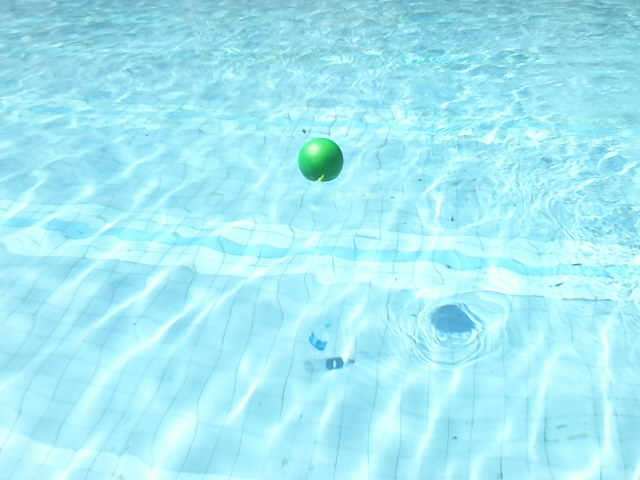
#> input picture Vision jetson/fotos/04b06eb9-2834-4813-a87c-28623c3578e5.png, 640 x 480 px, found by its file name; its folder holds 4 pictures in this run
$ python buoy_DBSCAN.py   (Python 2 division)
#> lines starting #> are read from the running program, lines starting #| are printed output that depends on the picture; after the words box and inside, x2 and y2 are one past the last pixel; in counts of white or black regions, pixels touching at a corner belong together
import cv2
import numpy as np
import os
import math
import time
tecla=-1
minVal=0
maxVal=47

def DBSCAN(array, epsylon, minPts):
	start_time = time.time()
	puntos=np.argwhere(array==255)
	distance_matrix_eu=np.zeros((len(puntos),len(puntos)),dtype=np.float32)
	distance_matrix_man=np.zeros((len(puntos),len(puntos)),dtype=np.int32)
	#print(len(puntos))
	#print puntos
	for a in range(0,len(puntos)):
		distance_matrix_eu[a][a]=9999
		distance_matrix_man[a][a]=9999
		for b in range(a+1,len(puntos)):
			#print puntos[a][0],puntos[a][1]
			#print puntos[b][0],puntos[b][1]
			#distancia euclidiana
			y=pow((puntos[a][0]-puntos[b][0]),2)
			x=pow((puntos[a][1]-puntos[b][1]),2)
			dist=math.sqrt(x+y)
			distance_matrix_eu[a][b]=dist
			distance_matrix_eu[b][a]=dist

			#distancia manhattan
			dist=abs(puntos[a][0]-puntos[b][0])+abs(puntos[a][1]-puntos[b][1])
			distance_matrix_man[a][b]=dist
			distance_matrix_man[b][a]=dist


	#print(distance_matrix_eu)


	links=np.argwhere(distance_matrix_eu<epsylon)

	segmentation_vector=np.zeros(len(puntos),dtype=np.uint8)

	counter=1
	for i,link in enumerate(links):
		#print 'iteration ', i
		point1=puntos[link[0]]
		point2=puntos[link[1]]
		#print point1,point2
		#print link[0],link[1]
		A=link[0]
		B=link[1]

		if ( segmentation_vector[A]==0 and segmentation_vector[B]==0 ):
			segmentation_vector[A]=counter
			segmentation_vector[B]=counter
			counter+=1
		elif(segmentation_vector[A]==0 or segmentation_vector[B]==0):
			if segmentation_vector[A]>segmentation_vector[B]:
				segmentation_vector[B]=segmentation_vector[A]
			else:
				segmentation_vector[A]=segmentation_vector[B]


	num_objetos=np.amax(segmentation_vector)
	print(num_objetos)

	contornos=[]

	print segmentation_vector

	obstacles=np.zeros(array.shape,dtype=np.uint8)
	for i in range(1,num_objetos):
		print 'Iteracion ',i
		indexes=np.argwhere(segmentation_vector==i)
		#print indexes
		contor=puntos[indexes]

		#print contor
		#print ' '

		if len(contor)>minPts:
			(x,y),radius = cv2.minEnclosingCircle(contor)
			center = (int(y),int(x))
			radius = int(radius)
			cv2.circle(obstacles,center,radius,255,2)


	elapsed_time = time.time() - start_time
	print 'Elapsed Time ',elapsed_time
	cv2.imshow('obstacles',obstacles)


gl=np.array([  71.49535277,  150.41099537,    2.82631499])
gu=np.array([ 144.98700017,  229.38312228,   86.85799873])

yl=np.array([   0,          185.84549612,  214.80200567])
yu=np.array([  40.74302368,  247.40295108,  259.97206265])

bl=np.array([ 78.12765314,  26.00777318,   0.        ])
bu=np.array([ 148.10418077,   80.51817838,   53.99514731])

rl=np.array([   0,            0,          115.39777469])
ru=np.array([  43.71792393,   47.60779081,  239.44837916])


hsblue=np.array([ 107.19552311,  184.64772921,  102.44292567])
hsblue=np.array([ 109.66161975,  218.94410753,  164.98564576])


path='/home/ubuntu/Roboboat/fotos/'
files=os.listdir(path)

for image_file in files:
	image=cv2.imread(path+image_file)
#> image is the input picture: shape (480, 640, 3); mean B, G, R 244.2, 234.2, 165.7
	cv2.imshow("image",image)


	azul=cv2.inRange(image,bl, bu)
#> azul: shape (480, 640); every value is 0
	rojo=cv2.inRange(image,rl, ru)
	amarillo=cv2.inRange(image,yl, yu)
	verde=cv2.inRange(image,gl, gu)
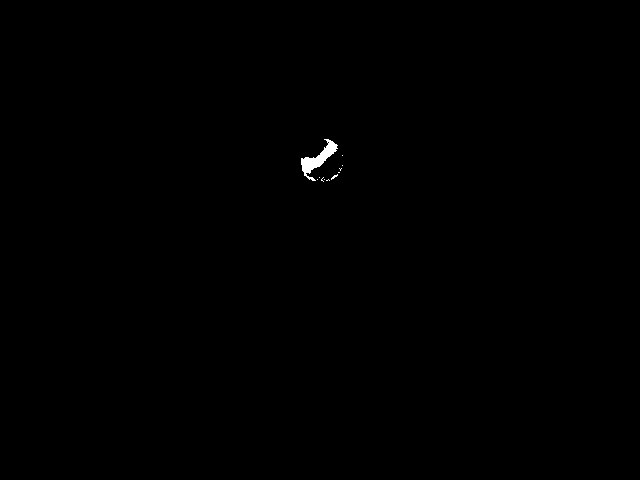
#> verde: shape (480, 640); 0.18% white; 11 white regions (10 under 20 px), largest, box (x1, y1, x2, y2) and area: (301, 139, 338, 181) 504


	cv2.imshow('rojo',rojo)

	yindex=np.nonzero(amarillo)
#> yindex = (empty array, empty array)

	'''
	#print(yindex)
	if (len(yindex[0])>1):
		DBSCAN(amarillo,20,10)


	gindex=np.nonzero(verde)
	#print(gindex)
	if (len(gindex[0])>1):
		DBSCAN(verde,20,10)


	bindex=np.nonzero(azul)
	if (len(bindex[0]>1)):
		DBSCAN(azul,20,10)

	'''
	rindex=np.nonzero(rojo)
#> rindex = (empty array, empty array)
	#print(rindex)
	if (len(rindex[0])>1):
		DBSCAN(rojo,20,10)


	tecla=cv2.waitKey(0)
#> (key Esc is pressed here)

	if tecla==1048689:
		break
#> pass 2 of the loop `for image_file in files:`:
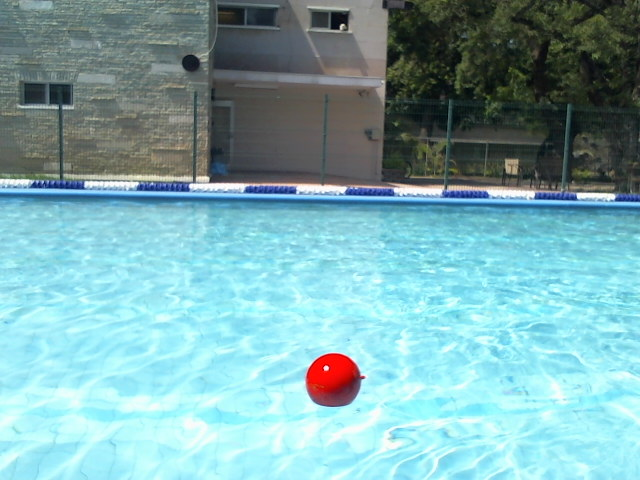
#> input picture Vision jetson/fotos/0ad5e993-4225-4e15-877d-c9761f12d0a4.png, 640 x 480 px, found by its file name
#> image is the input picture: shape (480, 640, 3); mean B, G, R 175.4, 171.1, 125.5
#> `azul=cv2.inRange(image,bl, bu)`:
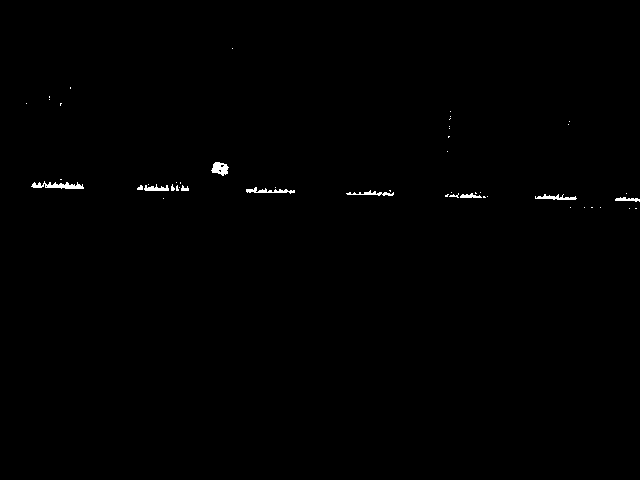
#> azul: shape (480, 640); 0.39% white; 49 white regions (38 under 20 px), largest, box (x1, y1, x2, y2) and area: (31, 181, 84, 189) 228, (211, 162, 229, 176) 162, (246, 187, 295, 194) 148
#> rojo: shape (480, 640); 0.23% white; 2 white regions, box (x1, y1, x2, y2) and area: (307, 354, 357, 394) 694, (322, 364, 331, 372) 27
#> rindex = 721 positions, rows 354 to 393, columns 307 to 356
#> puntos = 721 pairs, first value 354 to 393, second value 307 to 356
#> after the loop in DBSCAN, `for a in range(0,len(puntos)):`:
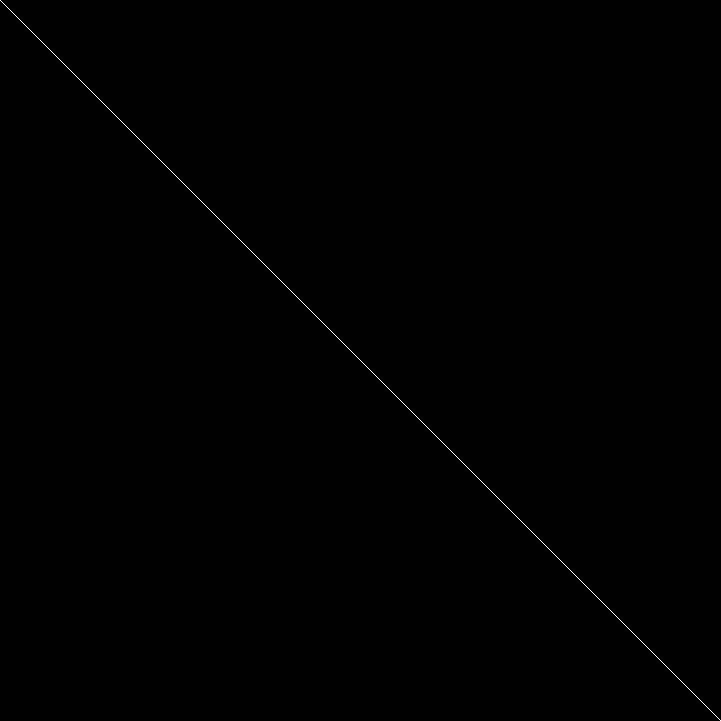
#> distance_matrix_eu: shape (721, 721) float32; min 1, max 9999, mean 34.5; drawn with min black and max white
#> links = 257544 pairs, first value 0 to 720, second value 0 to 720
#> in DBSCAN, `segmentation_vector=np.zeros(len(puntos),dtype=np.uint8)`: segmentation_vector = 721 values from 0 to 0
#> the loop in DBSCAN, `for i,link in enumerate(links): #print 'iteration ', i` made 257544 passes
#> (point2, A, B, counter) on pass 1: ([354, 329], 0, 1, 2)
#> after the loop in DBSCAN, `for i,link in enumerate(links):`: counter = 2; segmentation_vector = 721 values from 1 to 1
#> num_objetos = 1
#| 1
#| [1 1 1 1 1 1 1 1 1 1 1 1 1 1 1 1 1 1 1 1 1 1 1 1 1 1 1 1 1 1 1 1 1 1 1 1 1
#|  1 1 1 1 1 1 1 1 1 1 1 1 1 1 1 1 1 1 1 1 1 1 1 1 1 1 1 1 1 1 1 1 1 1 1 1 1
#|  1 1 1 1 1 1 1 1 1 1 1 1 1 1 1 1 1 1 1 1 1 1 1 1 1 1 1 1 1 1 1 1 1 1 1 1 1
#|  1 1 1 1 1 1 1 1 1 1 1 1 1 1 1 1 1 1 1 1 1 1 1 1 1 1 1 1 1 1 1 1 1 1 1 1 1
#|  1 1 1 1 1 1 1 1 1 1 1 1 1 1 1 1 1 1 1 1 1 1 1 1 1 1 1 1 1 1 1 1 1 1 1 1 1
#|  1 1 1 1 1 1 1 1 1 1 1 1 1 1 1 1 1 1 1 1 1 1 1 1 1 1 1 1 1 1 1 1 1 1 1 1 1
#> (further printed lines are left out)
#> (key Enter is pressed here)
#> pass 3 of the loop `for image_file in files:`:
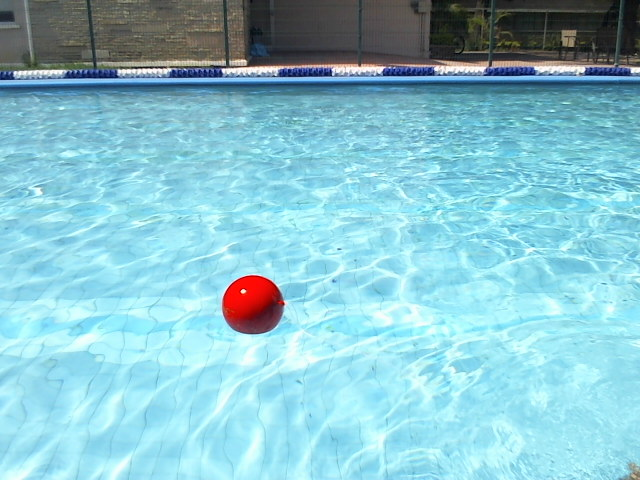
#> input picture Vision jetson/fotos/1a370fa3-be16-4d17-bd05-7439e77ad408.png, 640 x 480 px, found by its file name
#> image is the input picture: shape (480, 640, 3); mean B, G, R 206.9, 194.6, 137.5
#> `azul=cv2.inRange(image,bl, bu)`:
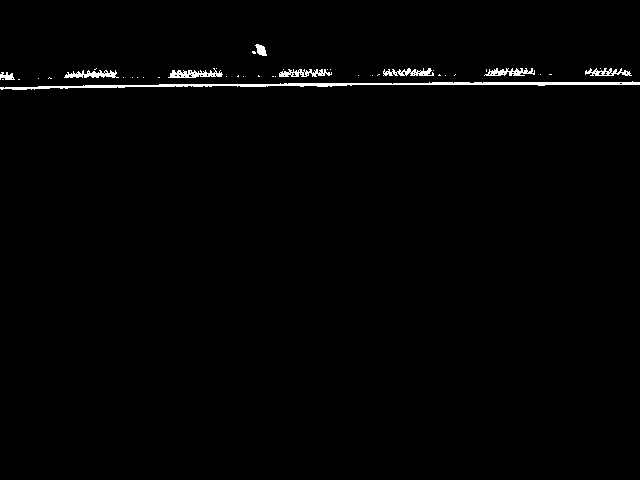
#> azul: shape (480, 640); 1.1% white; 41 white regions (32 under 20 px), largest, box (x1, y1, x2, y2) and area: (0, 81, 640, 90) 1718, (168, 68, 223, 78) 287, (64, 70, 119, 78) 258
#> rojo: shape (480, 640); 0.34% white; 4 white regions (2 under 20 px), largest, box (x1, y1, x2, y2) and area: (224, 276, 279, 323) 1017, (239, 288, 249, 295) 24
#> rindex = 1059 positions, rows 276 to 322, columns 224 to 282
#> puntos = 1059 pairs, first value 276 to 322, second value 224 to 282
#> after the loop in DBSCAN (call 2), `for a in range(0,len(puntos)):`:
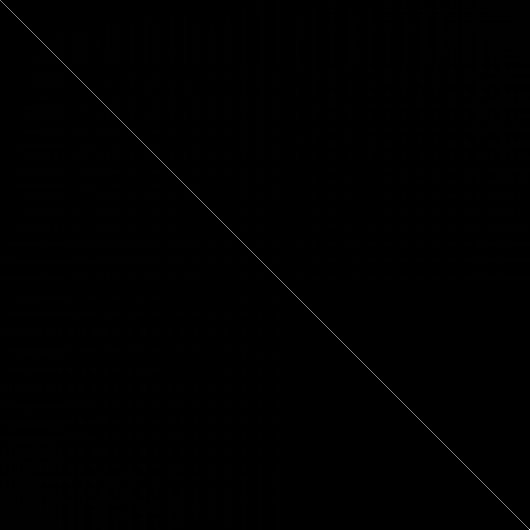
#> distance_matrix_eu: shape (1059, 1059) float32 (shown at 1/2 size); min 1, max 9999, mean 32.3; drawn with min black and max white
#> links = 506350 pairs, first value 0 to 1058, second value 0 to 1058
#> in DBSCAN (call 2), `segmentation_vector=np.zeros(len(puntos),dtype=np.uint8)`: segmentation_vector = 1059 values from 0 to 0
#> the loop in DBSCAN (call 2), `for i,link in enumerate(links): #print 'iteration ', i` made 506350 passes
#> (point2, A, B, counter) on pass 1: ([276, 247], 0, 1, 2)
#> after the loop in DBSCAN (call 2), `for i,link in enumerate(links):`: counter = 2; segmentation_vector = 1059 values from 1 to 1
#| 1
#> (printed output is left out)
#> the loop made 4 passes; the first 3 are shown
